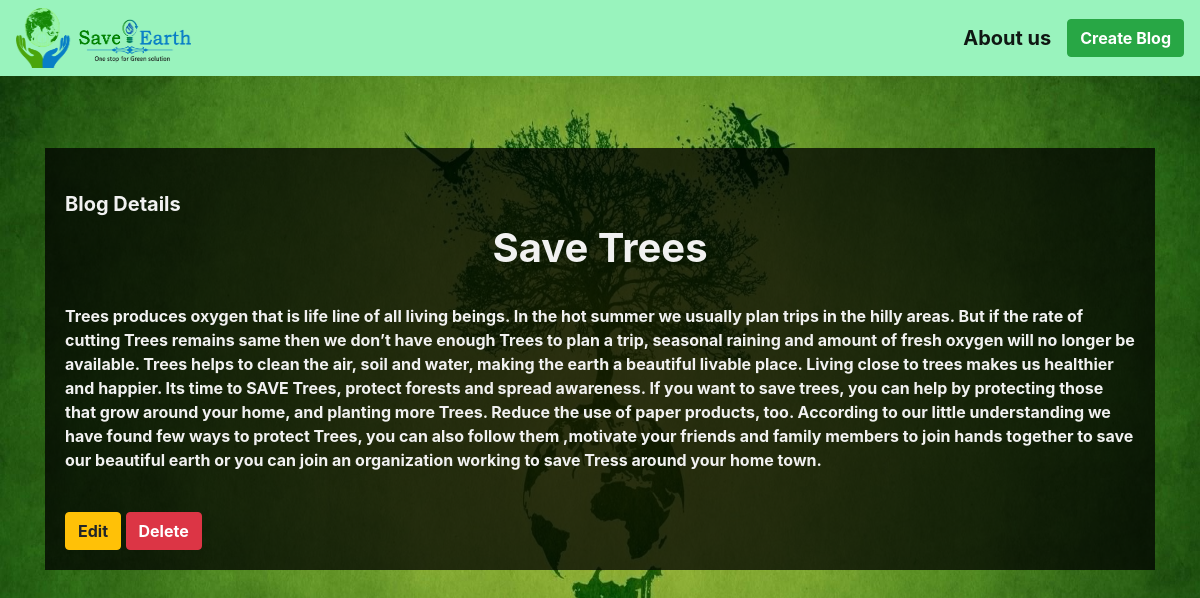
/detailView/52, run on the app's committed database.
### myblog/models.py (models this page shows, shortened)
class Myblog(models.Model):
    author = models.ForeignKey(
        'auth.User',
        on_delete = models.CASCADE,
    )
    title = models.CharField(max_length=200)
    text = models.TextField()
    image = models.ImageField(upload_to='post_image/',blank=True)

### myblog/views.py (the view)
# urls.py: path('detailView/<int:pk>',views.ViewDetail.as_view(),name='detailView'),
class ViewDetail(DetailView):
    model = Myblog
    template_name ="DetailView.html"
    context_object_name = 'batman'

### templates/DetailView.html
{% extends "index.html" %}
{% block content %}
<br>
<br>
<br>
<div class="content">
 <br>
<h5><b>Blog Details</b></h5>
<h1><center><b>{{batman.title}}</b></center></h1>
<br>
    <p><b>
         {{batman.text}}
        </b></p>
        <br>
        <a href="{% url 'blog_edit' batman.pk %}"><button class="btn btn-warning"><b>Edit</b></button></a>
        <a href="{% url 'blog_delete' batman.pk %}"><button class="btn btn-danger"><b>Delete</b></button></a>
</div>
{% endblock content %}

### templates/index.html (style rules this page uses)
body { background-image: url(/post_image/es8.jpg); background-size: 100% 100%; background-repeat: no-repeat; background-attachment: fixed; color: white; }
.content { background: rgb(0, 0, 0); background: rgba(0, 0, 0, 0.75); color: #f1f1f1; width: 100%; padding: 20px; }

### data on the page
Myblog: title "Save Trees", text "Trees produces oxygen that is life line of all living beings. In the hot summer we usually plan trips in the hilly areas. But if the rate of cutting Trees remains same then we don’t have enough Trees to plan a trip, seasonal raining and amount of fresh oxygen will no longer be available. Trees helps to clean the air, soil and water, making the earth a beautiful livable place. Living close to trees makes us healthier and happier. Its time to SAVE Trees, protect forests and spread awareness. If you want to save trees, you can help by protecting those that grow around your home, and planting more Trees. Reduce the use of paper products, too. According to our little understanding we have found…"
